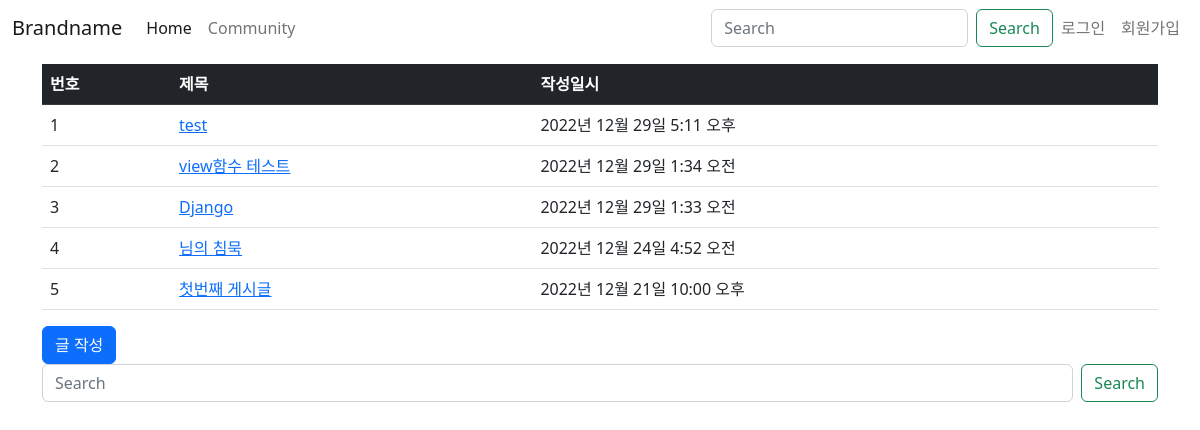
/community/, run on the app's committed database.
### community/models.py (models this page shows, shortened)
class Post(models.Model):
    author = models.ForeignKey(settings.AUTH_USER_MODEL, on_delete=models.CASCADE)
    title = models.CharField(max_length=100)
    photo = models.ImageField(blank=True, upload_to='community/book/%Y%m')
    content = models.TextField()
    create_date = models.DateTimeField(auto_now_add=True)
    update_date = models.DateTimeField(auto_now=True)
    class Meta:
        ordering = ['-id']

### community/views.py (the view)
# urls.py: path('', views.index, name='index'),
def index(request):
    ps = Post.objects.all()
    q = request.GET.get('q', '')
    if q:
        post_list = ps.filter(content__icontains=q)
    else:
        post_list = ps
    context = {'post_list': post_list, 'q': q, }
    return render(request, 'community/post_list.html', context)

### templates/community/post_list.html
{% extends 'base.html' %}
{% block content %}
<div class="container my-2">
    <table class="table">
        <thead>
        <tr class="table-dark">
            <th>번호</th>
            <th>제목</th>
            <th>작성일시</th>
        </tr>
        </thead>
        <tbody>
        {% if post_list %}
        {% for post in post_list %}
        <tr>
            <td>{{ forloop.counter }}</td>
            <td>
                <a href="{% url 'community:detail' post.id %}">{{ post.title }}</a>
            </td>
            <td>{{ post.create_date }}</td>
        </tr>
        {% endfor %}
        {% else %}
        <tr>
            <td colspan="3">해당 게시글이 없습니다.</td>
        </tr>
        {% endif %}
        </tbody>
    </table>
    <div>
        <a href="{% url 'community:post_create' %}" class="btn btn-primary">글 작성</a>
        <form action="" class="d-flex" role="search">
            <input class="form-control me-2" type="search" name="q" value="{{ q }}"
                   placeholder="Search" aria-label="Search">
            <button class="btn btn-outline-success" type="submit">Search</button>
        </form>
    </div>
</div>
{% endblock %}

### data on the page
Post: title "test", create_date "2022년 12월 29일 5:11 오후"
Post: title "view함수 테스트", create_date "2022년 12월 29일 1:34 오전"
Post: title "Django", create_date "2022년 12월 29일 1:33 오전"
Post: title "님의 침묵", create_date "2022년 12월 24일 4:52 오전"
Post: title "첫번째 게시글", create_date "2022년 12월 21일 10:00 오후"
